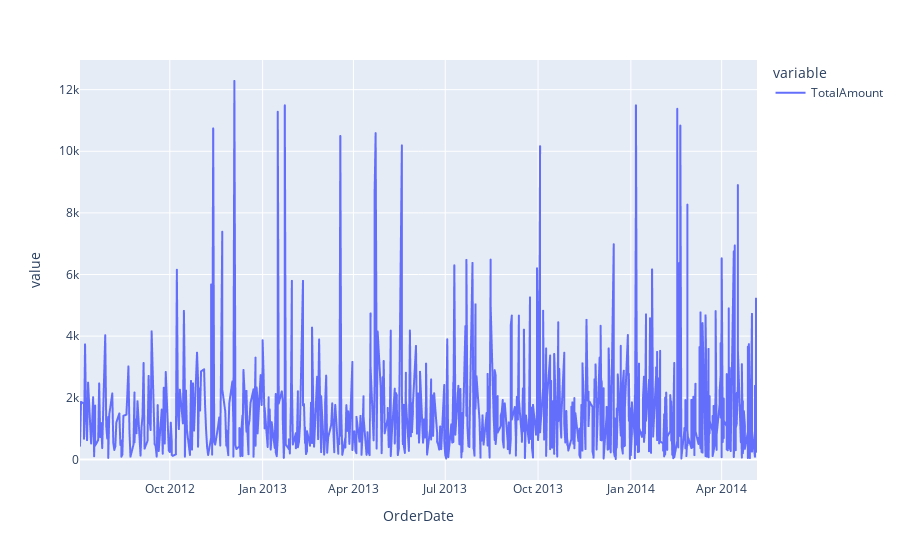

The cell this chart's notebook holds for it:
### Code cell
px.line(data_frame=datet)

### Figure 1 — Plotly figure (JSON) as saved in the notebook; plotly's stock layout.template omitted (floating-point values rounded to 4 significant figures; data arrays with more than 128 entries replaced by an {"elided": "..."} marker saying what was removed)
{"data": [{"hovertemplate": "variable=TotalAmount<br>OrderDate=%{x}<br>value=%{y}<extra></extra>", "legendgroup": "TotalAmount", "line": {"color": "#636efa", "dash": "solid"}, "marker": {"symbol": "circle"}, "mode": "lines", "name": "TotalAmount", "showlegend": true, "type": "scattergl", "x": {"elided": "2148 str values"}, "xaxis": "x", "y": {"elided": "2148 float values"}, "yaxis": "y"}], "layout": {"legend": {"title": {"text": "variable"}, "tracegroupgap": 0}, "margin": {"t": 60}, "xaxis": {"anchor": "y", "domain": [0, 1], "title": {"text": "OrderDate"}}, "yaxis": {"anchor": "x", "domain": [0, 1], "title": {"text": "value"}}}}
